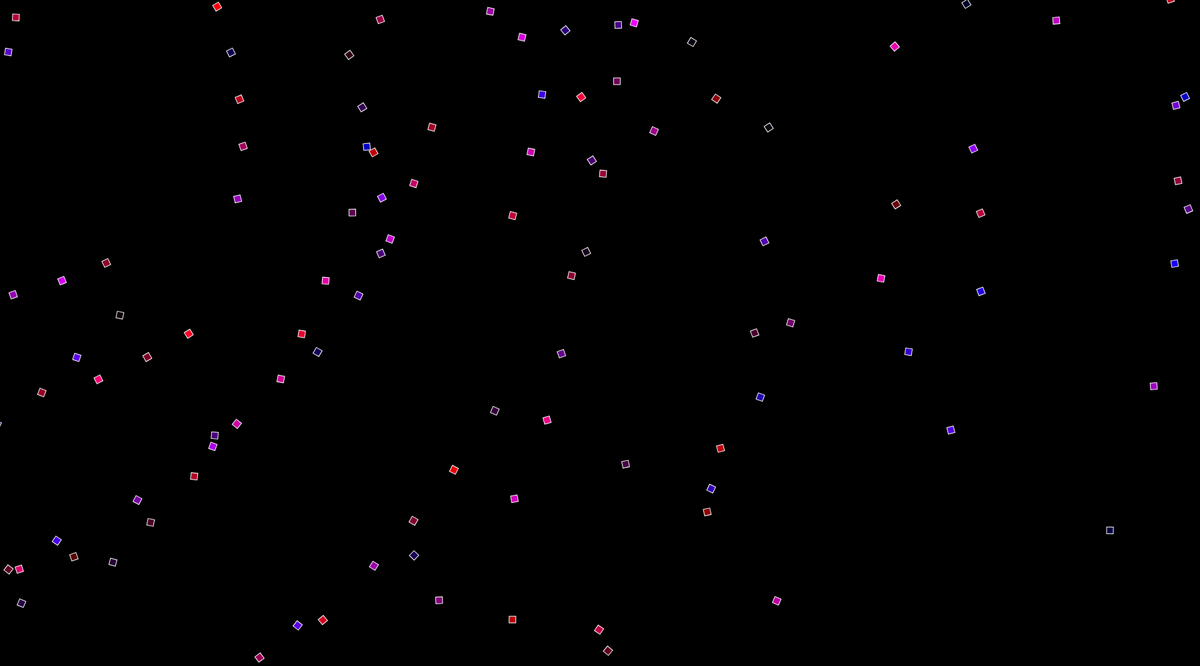
Frame 1 (no input)
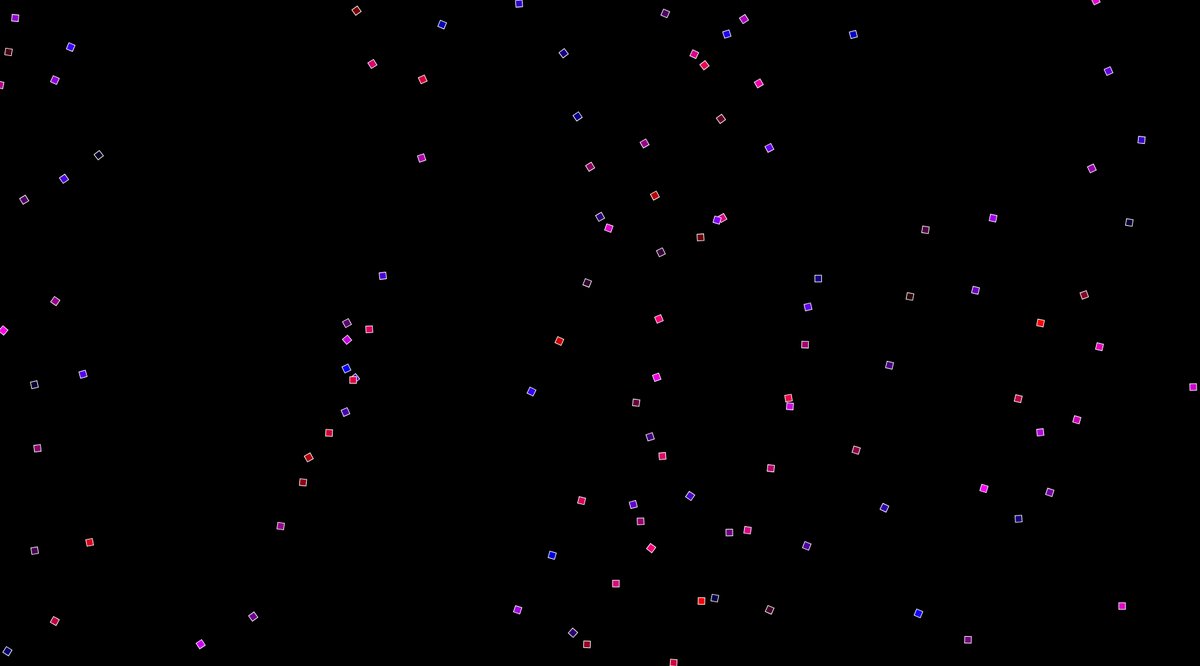
Frame 60 (no input)
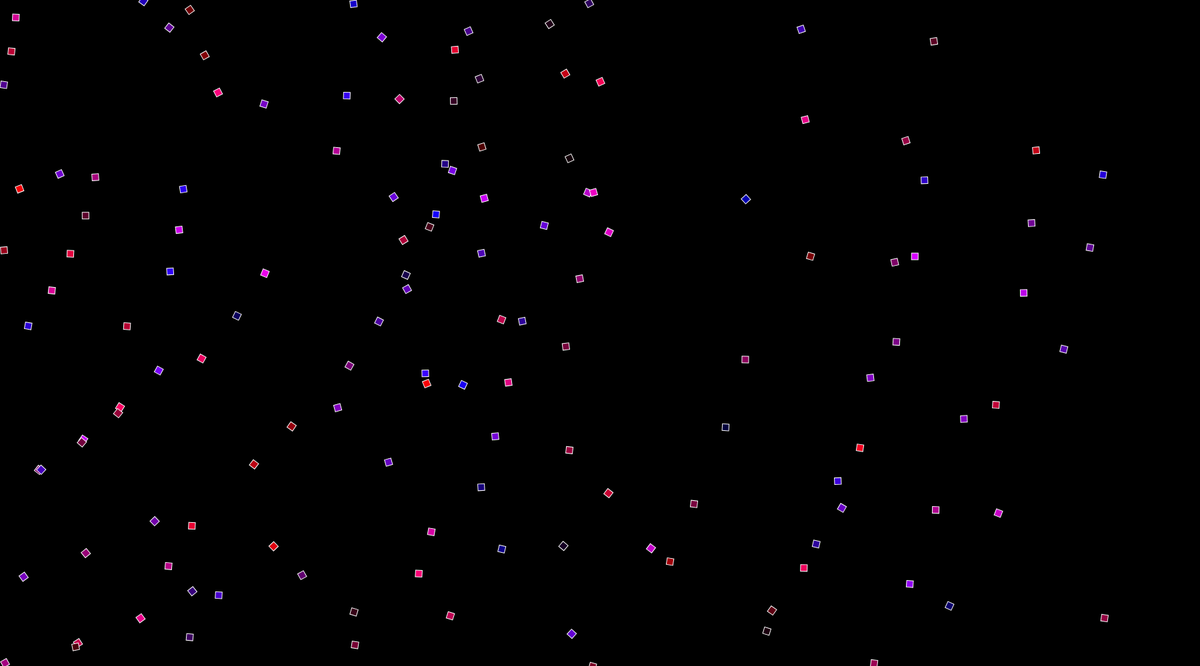
Frame 120 (the mouse pressed at the canvas centre since frame 60)

The p5.js sketch that drew these frames (run headless with seeded random() and noise() and a simulated clock; from frame 60 on, the mouse is pressed at the canvas centre):

// p5.js sketch
// ── sketch.js
function setup() {
  createCanvas(1800, 1000);
  //noStroke();
  //noLoop();
}

function draw() {
  background(0);
  strokeWeight(1);
  stroke(255);

  for (var x = 20; x <= 1800; x += 50) {
    for (var y = 20; y <= 1000; y += 50) {
    fill(random(255), 0, random(255));
    rotate(PI / random(90));
    rect(x, y, 10, 10)
    }
  }

}
